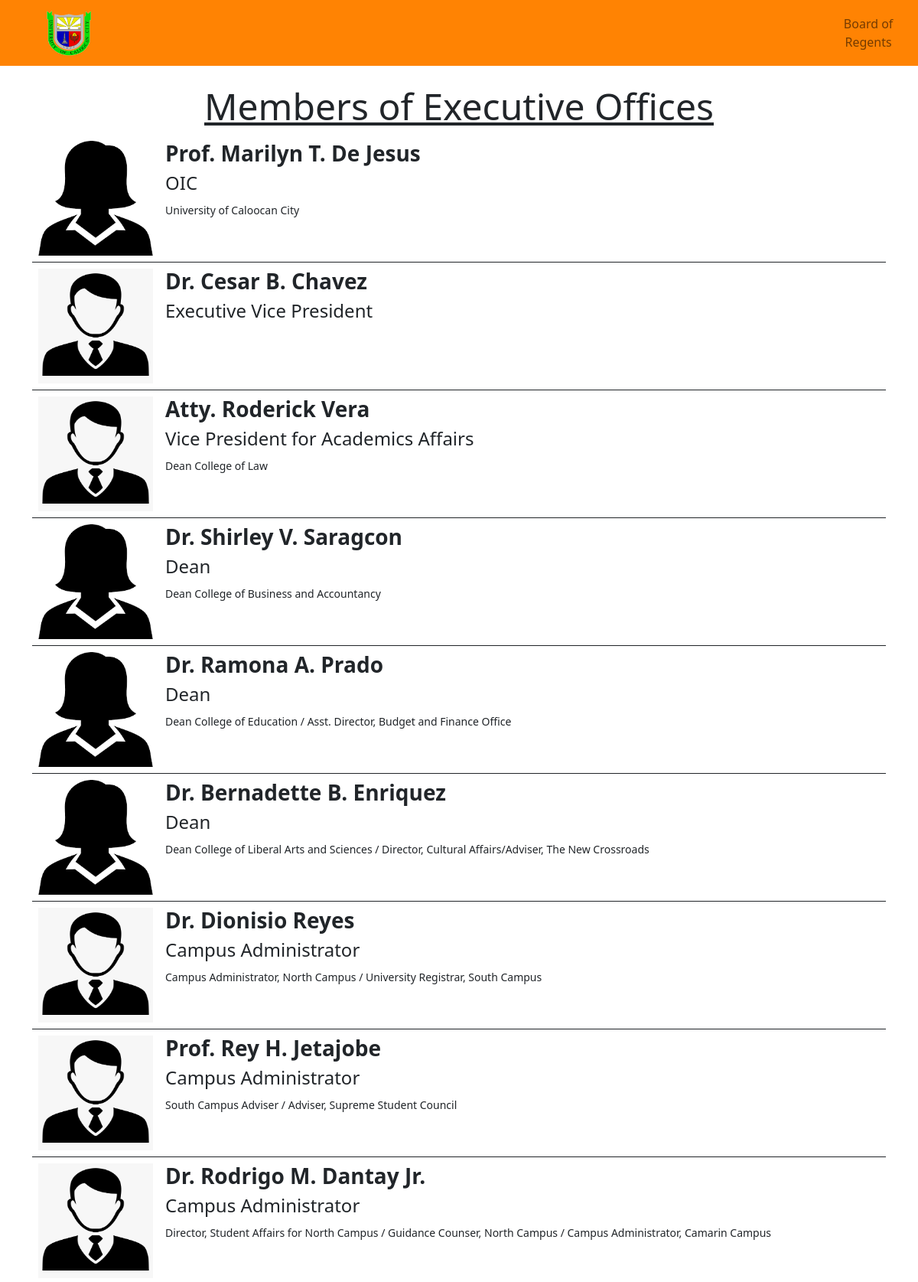
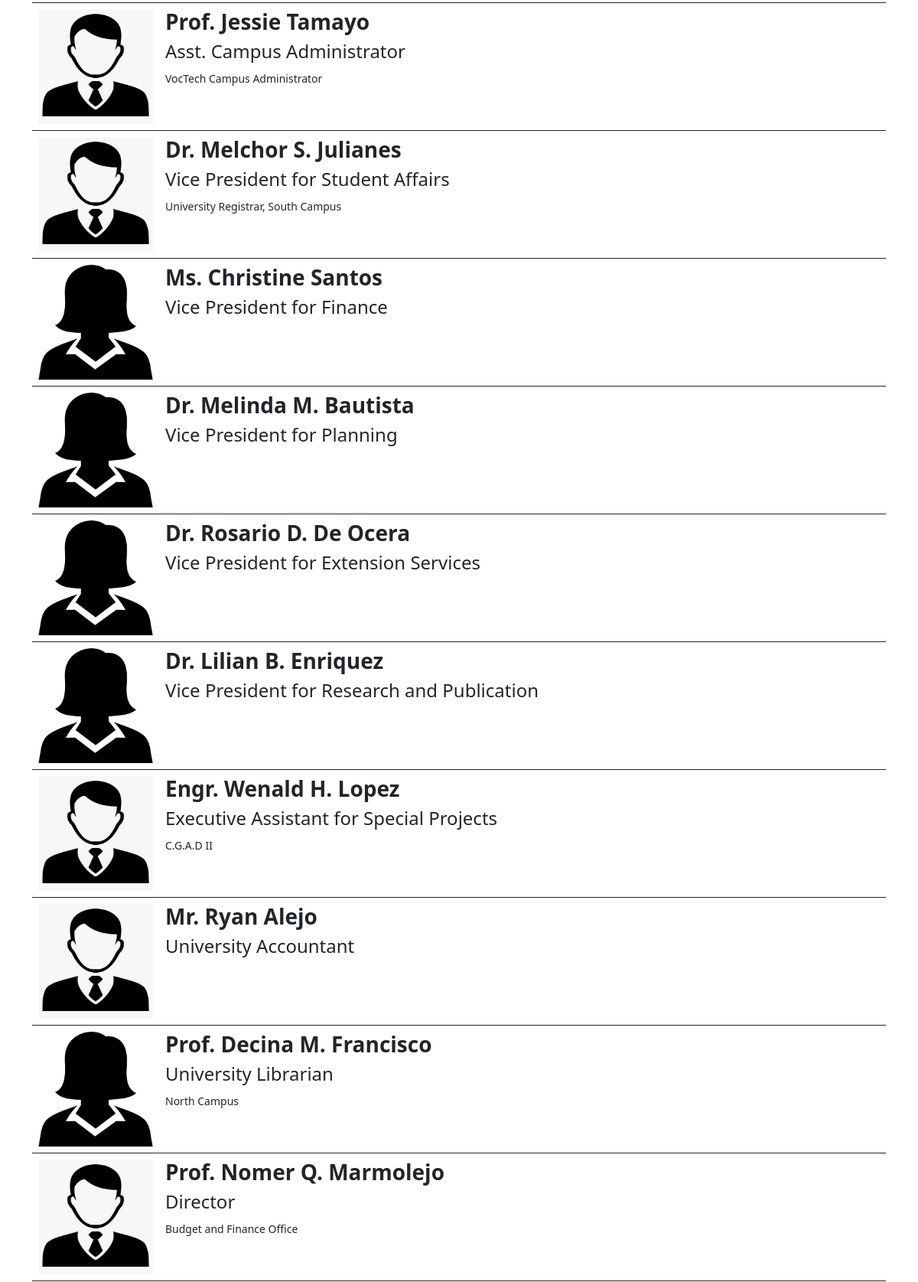
Page /executiveoffice.php (upper part) on the committed database (2 pictures, top to bottom).
### tables this page shows
CREATE TABLE `uccp_xo_tbl` (
  `id` int(11) NOT NULL COMMENT 'executive offices id',
  `xo_name` varchar(60) NOT NULL COMMENT 'executive offices name',
  `xo_position` varchar(60) NOT NULL COMMENT 'executive offices position',
  `xo_description` text NOT NULL COMMENT 'executive offices description',
  `xo_image` varchar(60) NOT NULL COMMENT 'executive offices image'
);

### executiveoffice.php (the view, shortened to what this page needs)
<?php
include 'config.php';
 ?>
<!DOCTYPE html>
<html lang="en" dir="ltr">
<head>
  <link rel="stylesheet" href="styles.css">
  <link href="https://cdn.jsdelivr.net/npm/bootstrap@5.0.2/dist/css/bootstrap.min.css" rel="stylesheet">
  <link rel="stylesheet" href="https://cdn.jsdelivr.net/npm/bootstrap-icons@1.9.1/font/bootstrap-icons.css">
</head>
<body>
  <nav class="navbar navbar-expand-lg navbar-light" style="background-color: #FF8303;">
    <div class="container-fluid">
      <a class="navbar-brand mx-lg-5 mx-m-5 mx-sm-5" href="index.php">
        <img src="UCCLOGO.png" alt="" width="75" height="75">
      </a>
    </div>
        <div class="collapse navbar-collapse" id="navbarSupportedContent">
      <ul class="navbar-nav ms-auto mb-2 mb-lg-0  ">
        <li class="nav-item">
          <a class="nav-link" href="boardmembers.php">Board of Regents</a>
        </li>
      </ul>
    </div>
  </nav>
  <div class="container"><br>
    <u><center><h1 class="display-5">Members of Executive Offices</h1></center>
    <table class="table table-hover">
        <?php
          $query1 = "SELECT * FROM uccp_xo_tbl";
          $query_run = mysqli_query($conn, $query1);
          while($exo = mysqli_fetch_array($query_run)) {
            $name = $exo['xo_name'];
            $position = $exo['xo_position'];
            $description = $exo['xo_description'];
            $ibahinmo =  $exo['xo_image'];
         ?>
         <tbody>
           <td height="150" width="150" ><img src="<?= 'fixedduplicateadmin/imgxo/' . $ibahinmo;  ?>" alt="" height="150" width="150"></td>
           <td>
             <label>
               <h3>
                 <strong>
                  <?php echo $name; ?>
                 </strong>
               </h3>
               <h4>
                 <?php echo $position; ?>
               </h4>
               <small>
                 <?php echo $description; ?>
               </small>
             </label>
           </td>
         </tbody>
         <?php
         }
          ?>
    </table>
  </div>
</body>
</html>

### styles.css (style rules this page uses)
body { background: f1fbff; overflow-x: hidden; }
@media only screen and (min-width: 600px) { .navbar-nav li { text-align: center; } }
@media only screen and (min-width: 600px) { .navbar-brand img { height: 55px; width: 55px; } }
@media only screen and (min-width: 768px) { .navbar-nav li { text-align: center; } }
@media only screen and (min-width: 768px) { .navbar-brand img { height: 55px; width: 55px; } }
@media only screen and (min-width: 992px) { .navbar-nav li { text-align: center; } }
@media only screen and (min-width: 992px) { .navbar-brand img { height: 55px; width: 55px; } }
@media only screen and (min-width: 1200px) { .navbar-nav li { text-align: center; } }
@media only screen and (min-width: 1200px) { .navbar-brand img { height: 60px; width: 60px; } }

### rows in the picture
uccp_xo_tbl: xo_image (picture), xo_name "Prof. Marilyn T. De Jesus", xo_position "OIC", xo_description "University of Caloocan City"
uccp_xo_tbl: xo_image (picture), xo_name "Dr. Cesar B. Chavez", xo_position "Executive Vice President"
uccp_xo_tbl: xo_image (picture), xo_name "Atty. Roderick Vera", xo_position "Vice President for Academics Affairs", xo_description "Dean College of Law"
uccp_xo_tbl: xo_image (picture), xo_name "Dr. Shirley V. Saragcon", xo_position "Dean", xo_description "Dean College of Business and Accountancy"
uccp_xo_tbl: xo_image (picture), xo_name "Dr. Ramona A. Prado", xo_position "Dean", xo_description "Dean College of Education / Asst. Director, Budget and Finance Office"
uccp_xo_tbl: xo_image (picture), xo_name "Dr. Bernadette B. Enriquez", xo_position "Dean", xo_description "Dean College of Liberal Arts and Sciences / Director, Cultural Affairs/Adviser, The New Crossroads"
uccp_xo_tbl: xo_image (picture), xo_name "Dr. Dionisio Reyes", xo_position "Campus Administrator", xo_description "Campus Administrator, North Campus / University Registrar, South Campus"
uccp_xo_tbl: xo_image (picture), xo_name "Prof. Rey H. Jetajobe", xo_position "Campus Administrator", xo_description "South Campus Adviser / Adviser, Supreme Student Council"
uccp_xo_tbl: xo_image (picture), xo_name "Dr. Rodrigo M. Dantay Jr.", xo_position "Campus Administrator", xo_description "Director, Student Affairs for North Campus / Guidance Counser, North Campus / Campus Administrator, Camarin Campus"
uccp_xo_tbl: xo_image (picture), xo_name "Prof. Jessie Tamayo", xo_position "Asst. Campus Administrator", xo_description "VocTech Campus Administrator"
uccp_xo_tbl: xo_image (picture), xo_name "Dr. Melchor S. Julianes", xo_position "Vice President for Student Affairs", xo_description "University Registrar, South Campus"
uccp_xo_tbl: xo_image (picture), xo_name "Ms. Christine Santos", xo_position "Vice President for Finance"
uccp_xo_tbl: xo_image (picture), xo_name "Dr. Melinda M. Bautista", xo_position "Vice President for Planning"
uccp_xo_tbl: xo_image (picture), xo_name "Dr. Rosario D. De Ocera", xo_position "Vice President for Extension Services"
uccp_xo_tbl: xo_image (picture), xo_name "Dr. Lilian B. Enriquez", xo_position "Vice President for Research and Publication"
uccp_xo_tbl: xo_image (picture), xo_name "Engr. Wenald H. Lopez", xo_position "Executive Assistant for Special Projects", xo_description "C.G.A.D II"
uccp_xo_tbl: xo_image (picture), xo_name "Mr. Ryan Alejo", xo_position "University Accountant"
uccp_xo_tbl: xo_image (picture), xo_name "Prof. Decina M. Francisco", xo_position "University Librarian", xo_description "North Campus"
uccp_xo_tbl: xo_image (picture), xo_name "Prof. Nomer Q. Marmolejo", xo_position "Director", xo_description "Budget and Finance Office"
